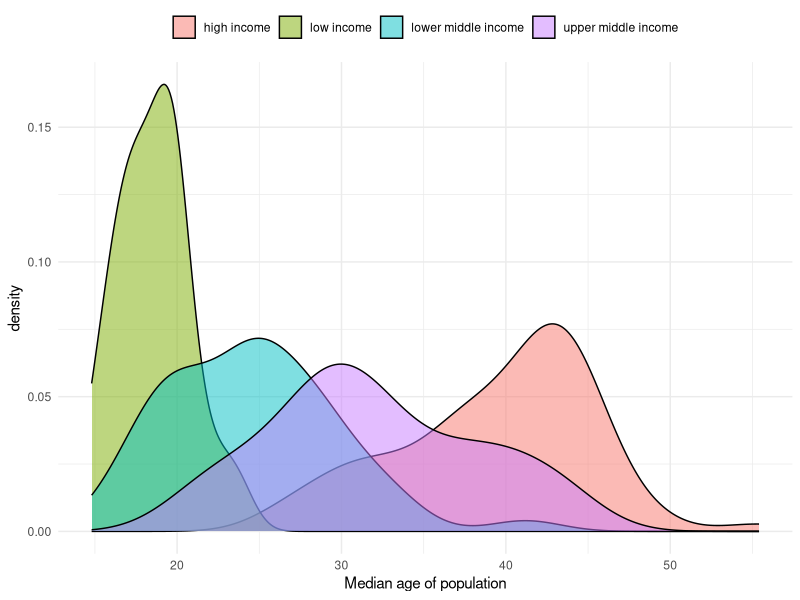
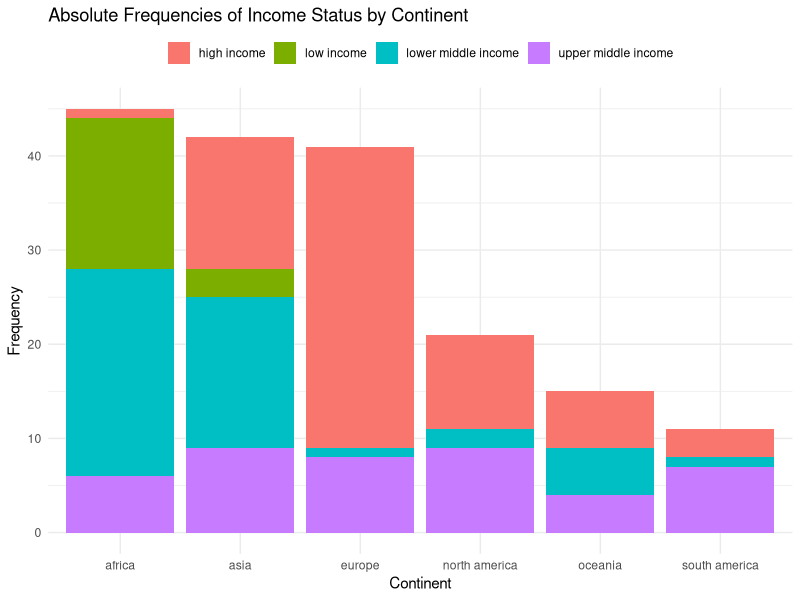
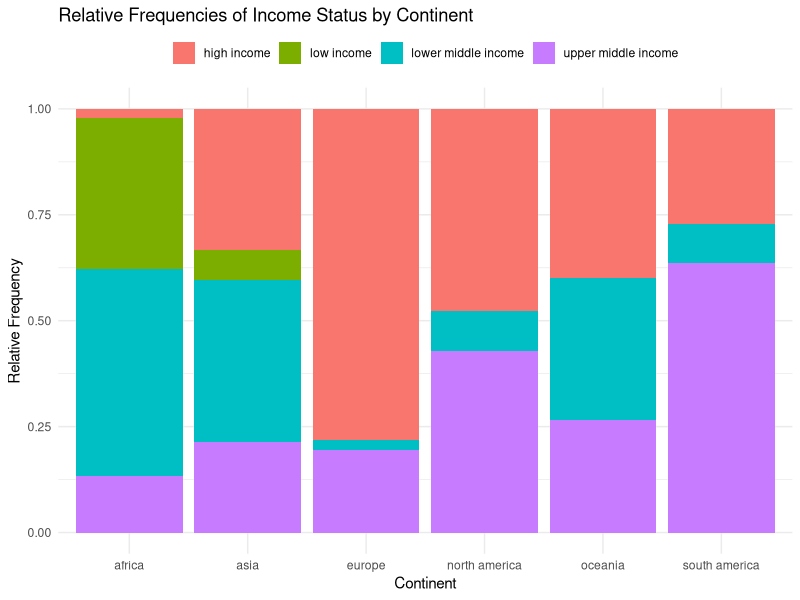
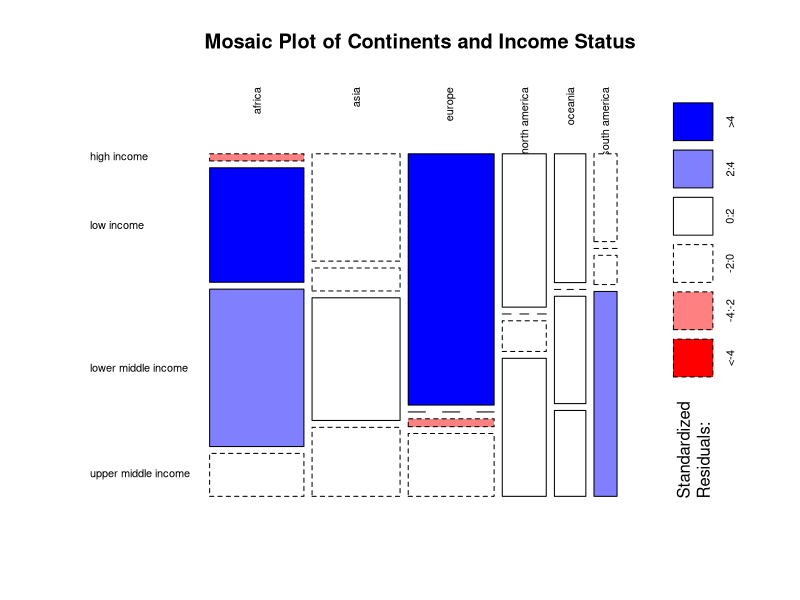
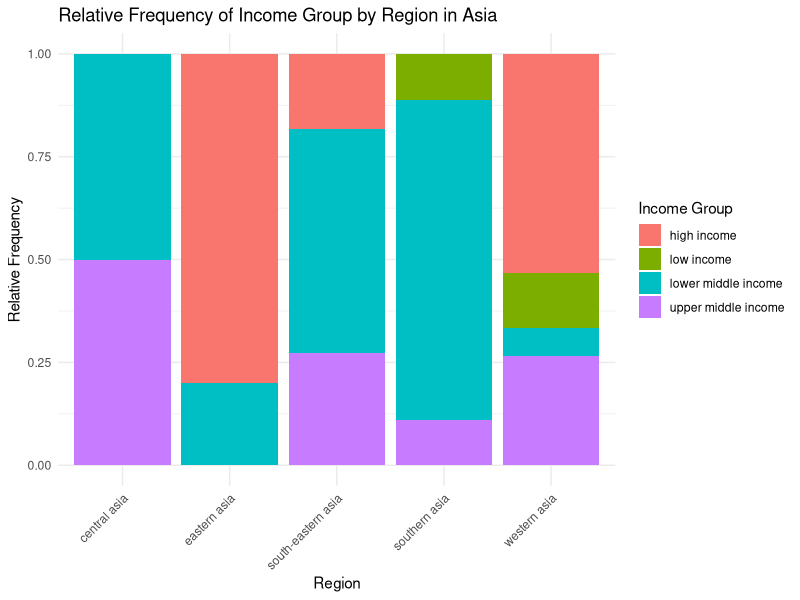
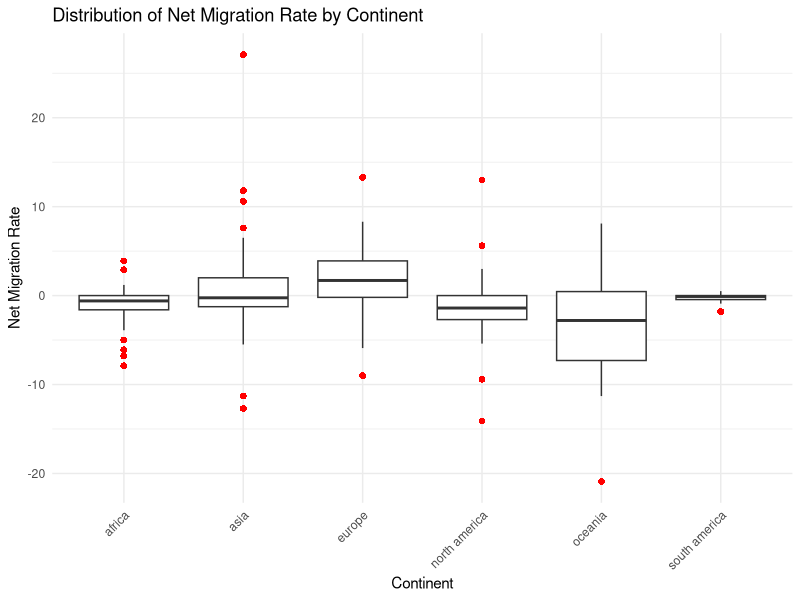
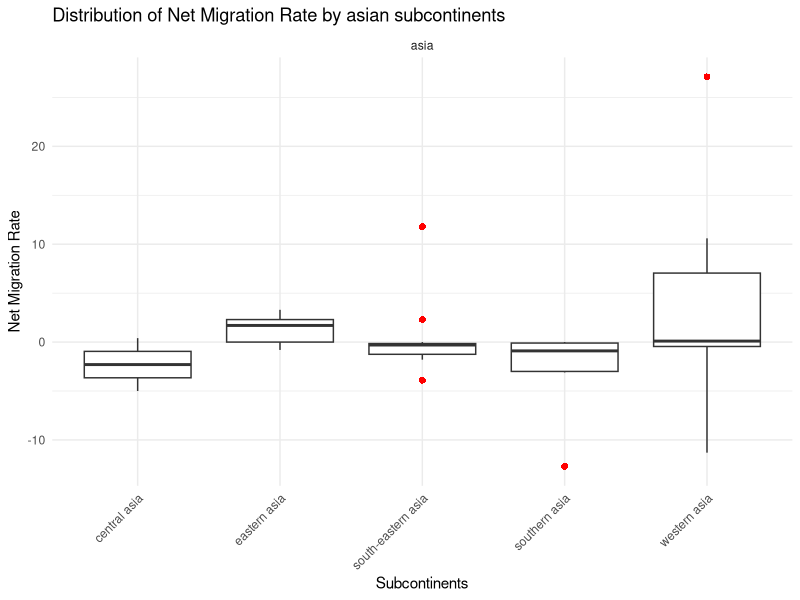
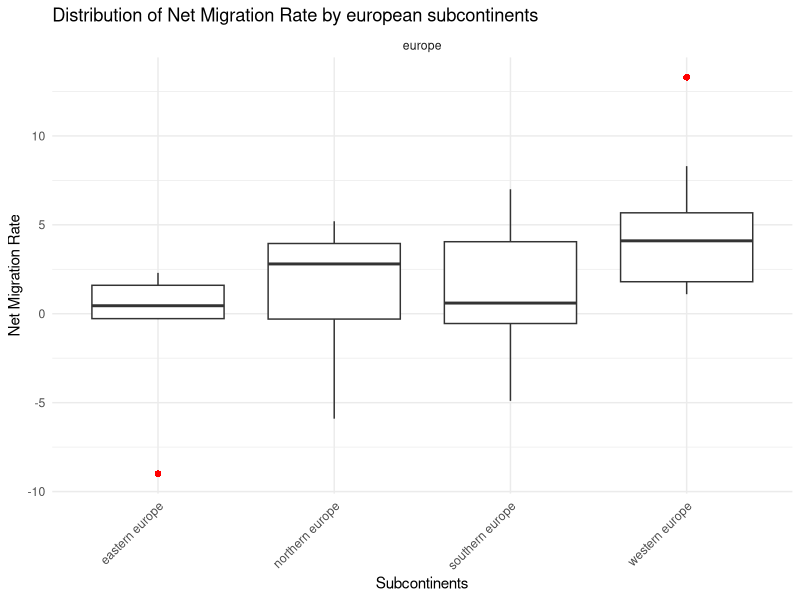

Source code (R) for these figures, in order:
## ---- chunk 1
knitr::opts_chunk$set(echo = TRUE)

library(tidyverse)
library(ggplot2)
## ---- chunk 2
df <- read.csv('./final_dataset.csv')
nrow(df) # Result is 175
# Eliminate missing values in the income status variable
df <- df[!is.na(df$income_group), ]
nrow(df) # Result is the same 175, since we removed all rows consisting of at least one NA already in task 2
str(df)
## ---- chunk 3
plot <- ggplot(df, aes(x = median_age, fill = income_group) ) + 
  geom_density(alpha = 0.5, color = "black") + 
labs(x = "Median age of population") +
  theme_minimal()+
  theme(legend.position = "top",
        legend.title = element_blank()) 

plot
## ---- chunk 4
# Aggregate data to get frequencies
df_agg <- df %>%
  count(continent, income_group)

ggplot(df_agg, aes(x = continent, y = n, fill = income_group)) +
  geom_bar(stat = "identity") +
  labs(title = "Absolute Frequencies of Income Status by Continent",
       x = "Continent", y = "Frequency") +
  theme_minimal()+
  theme(legend.position = "top",
        legend.title = element_blank())

## ---- chunk 5
# Calculate relative frequencies
df_relative <- df_agg %>%
  group_by(continent) %>%
  mutate(relative_frequency = n / sum(n))

ggplot(df_relative, aes(x = continent, y = relative_frequency, fill = income_group)) +
  geom_bar(stat = "identity") +
  labs(title = "Relative Frequencies of Income Status by Continent",
       x = "Continent", y = "Relative Frequency") +
  theme_minimal()+
  theme(legend.position = "top",
        legend.title = element_blank())


## ---- chunk 6
# Create a contingency table
contingency_table <- table(df$continent, df$income_group)

# Mosaic plot
mosaicplot(contingency_table, main = "Mosaic Plot of Continents and Income Status", shade = TRUE, color = TRUE, las=2)
## ---- chunk 7
# Filter the dataset for Asian countries
asia_subset <- subset(df, continent == "asia")

# Calculate relative frequencies
asia_data_rel <- asia_subset %>%
  group_by(region, income_group) %>%
  summarise(count = n()) %>%
  mutate(freq = count / sum(count))

# Create a bar plot of income group distribution by region
ggplot(asia_data_rel, aes(x = region, y = freq, fill = income_group)) +
  geom_bar(stat = "identity") +
  labs(title = "Relative Frequency of Income Group by Region in Asia",
       x = "Region",
       y = "Relative Frequency",
       fill = "Income Group") +
  theme_minimal() +
  theme(axis.text.x = element_text(angle = 45, hjust = 1))

## ---- chunk 8
ggplot(df, aes(x = continent, y = net_migration_rate)) +
  geom_boxplot(outlier.color = "red", outlier.shape = 16, outlier.size = 2) +
  labs(title = "Distribution of Net Migration Rate by Continent",
       x = "Continent",
       y = "Net Migration Rate") +
  theme_minimal() +
  theme(axis.text.x = element_text(angle = 45, hjust = 1))
## ---- chunk 9
# Identify the largest negative and positive outliers in Asia
asia_data <- df %>% filter(continent == "asia")

largest_negative_outlier <- asia_data %>% filter(net_migration_rate == min(net_migration_rate))
largest_positive_outlier <- asia_data %>% filter(net_migration_rate == max(net_migration_rate))

largest_negative_outlier
largest_positive_outlier
## ---- chunk 10
ggplot(asia_subset, aes(x = region, y = net_migration_rate)) +
  geom_boxplot(outlier.color = "red", outlier.shape = 16, outlier.size = 2) +
  facet_grid(. ~ continent, scales = "free_x") +
  labs(title = "Distribution of Net Migration Rate by asian subcontinents",
       x = "Subcontinents",
       y = "Net Migration Rate") +
  theme_minimal() +
  theme(axis.text.x = element_text(angle = 45, hjust = 1))
## ---- chunk 11
europe_subset <- subset(df, continent== 'europe')

ggplot(europe_subset, aes(x = region, y = net_migration_rate)) +
  geom_boxplot(outlier.color = "red", outlier.shape = 16, outlier.size = 2) +
  facet_grid(. ~ continent, scales = "free_x") +
  labs(title = "Distribution of Net Migration Rate by european subcontinents",
       x = "Subcontinents",
       y = "Net Migration Rate") +
  theme_minimal() +
  theme(axis.text.x = element_text(angle = 45, hjust = 1))
## ---- chunk 12
africa_subset <- subset(df, continent== 'africa')

ggplot(africa_subset, aes(x = region, y = net_migration_rate)) +
  geom_boxplot(outlier.color = "red", outlier.shape = 16, outlier.size = 2) +
  facet_grid(. ~ continent, scales = "free_x") +
  labs(title = "Distribution of Net Migration Rate by african subcontinents",
       x = "Subcontinents",
       y = "Net Migration Rate") +
  theme_minimal() +
  theme(axis.text.x = element_text(angle = 45, hjust = 1))
## ---- chunk 13
nrow(df) # Result is 175
# Eliminate missing values in the income status variable
df <- df[!is.na(df$income_group), ]

df$subcontinent <- df$region
df$region<-NULL


nrow(df) # Result is the same 175, since we removed all rows consisting of at least one NA already in task 2
str(df)
head(df)

## ---- chunk 14
library(forcats)

# Task f: Median net migration rate per subcontinent
median_migration <- df %>%
  group_by(subcontinent, continent) %>%
  summarize(median_net_migration_rate = median(net_migration_rate, na.rm = TRUE))

ggplot(median_migration, aes(x = median_net_migration_rate, y = fct_reorder(subcontinent, median_net_migration_rate), color = continent)) +
  geom_point() +
  labs(x = "Median Net Migration Rate", y = "Subcontinent") +
  theme_minimal()

## ---- chunk 15

# Calculate median youth unemployment rate for each subcontinent
median_unemployment <- df %>%
  group_by(subcontinent, continent) %>%
  summarize(youth_unemployed_rate = median(youth_unemployed_rate, na.rm = TRUE))
## ---- chunk 16
median_youth_unemployment <- median_unemployment %>%
  group_by(subcontinent, continent) %>%
  summarize(median_youth_unemployment_rate = median(youth_unemployed_rate, na.rm = TRUE))
## ---- chunk 17
# Merge the median youth unemployment data back with the original data to get continent information
df <- left_join(df, median_youth_unemployment, by = c("subcontinent" = "subcontinent"))
## ---- chunk 18
ggplot(median_unemployment, aes(x = youth_unemployed_rate, y = fct_reorder(subcontinent, youth_unemployed_rate), color = continent)) +
  geom_bar(stat = "identity") +
  labs(x = "Median Youth Unemployment Rate", y = "Subcontinent") +
  theme_minimal()



## ---- chunk 19
df
## ---- chunk 20

# Task h: Median youth unemployment rate per subcontinent – with error bars
unemployment_stats <- df %>%
  group_by(subcontinent, continent.x) %>%
  summarize(median_youth_unemployment_rate = median(youth_unemployed_rate, na.rm = TRUE),
            Q1 = quantile(youth_unemployed_rate, 0.25, na.rm = TRUE),
            Q3 = quantile(youth_unemployed_rate, 0.75, na.rm = TRUE))

ggplot(unemployment_stats, aes(x = median_youth_unemployment_rate, y = fct_reorder(subcontinent, median_youth_unemployment_rate), fill = continent.x)) +
  geom_bar(stat = "identity", alpha = 0.7) +
  geom_errorbar(aes(xmin = Q1, xmax = Q3), width = 0.2) +
  labs(x = "Median Youth Unemployment Rate", y = "Subcontinent") +
  theme_bw()

## ---- chunk 21

# Task i: Relationship between median age and net migration rate
ggplot(df, aes(x = median_age, y = net_migration_rate, color = income_group)) +
  geom_point() +
  geom_smooth(method = "lm") +
  labs(x = "Median Age", y = "Net Migration Rate") +
  theme_minimal()


## ---- chunk 22

# Task j: Relationship between youth unemployment and net migration rate
ggplot(df, aes(x = youth_unemployed_rate, y = net_migration_rate, color = income_group)) +
  geom_point() +
  geom_smooth(method = "lm") +
  labs(x = "Youth Unemployment Rate", y = "Net Migration Rate") +
  theme_minimal()

